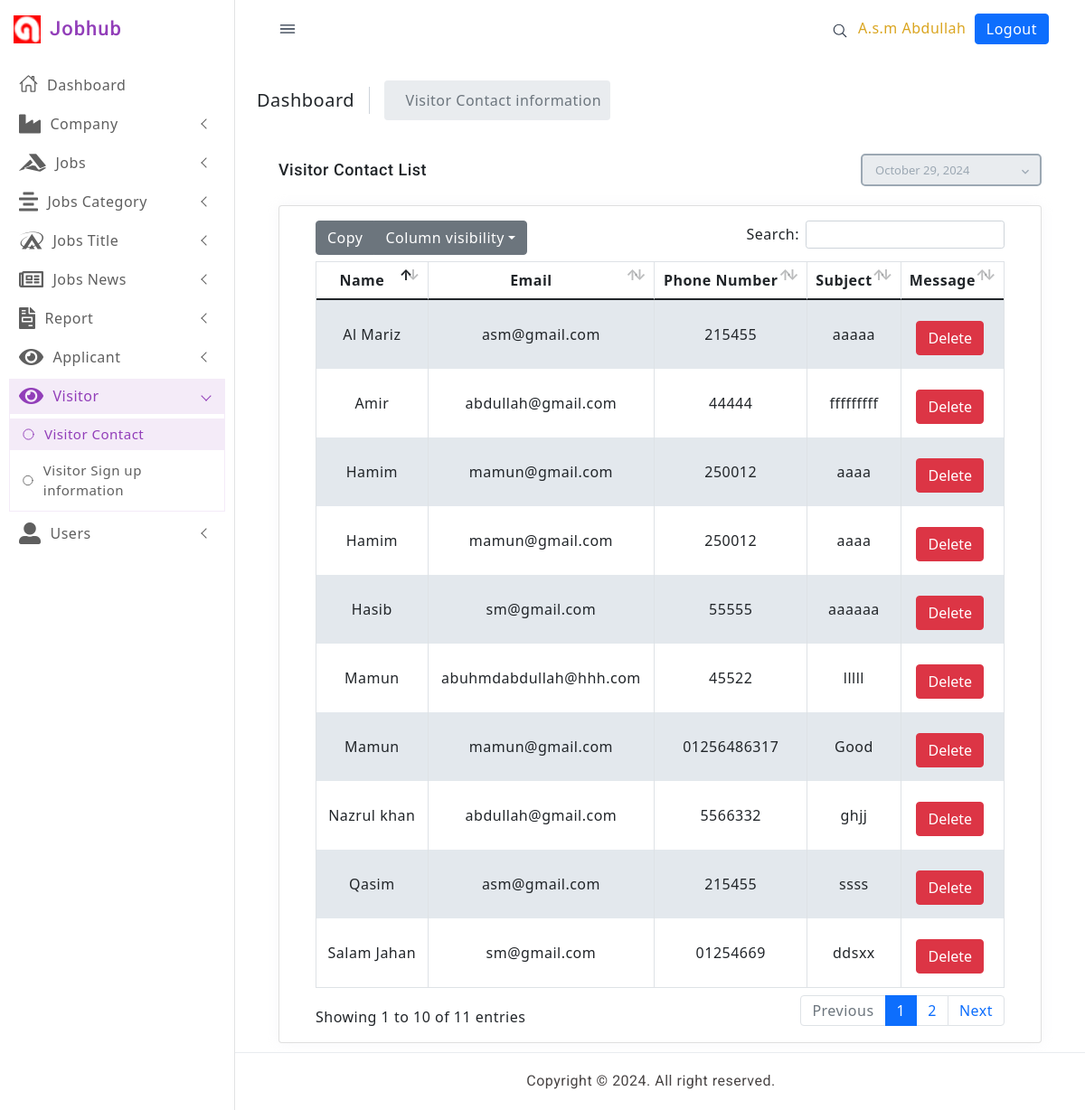
The page /visitor_contact.php (signed in) on the database as committed earlier.
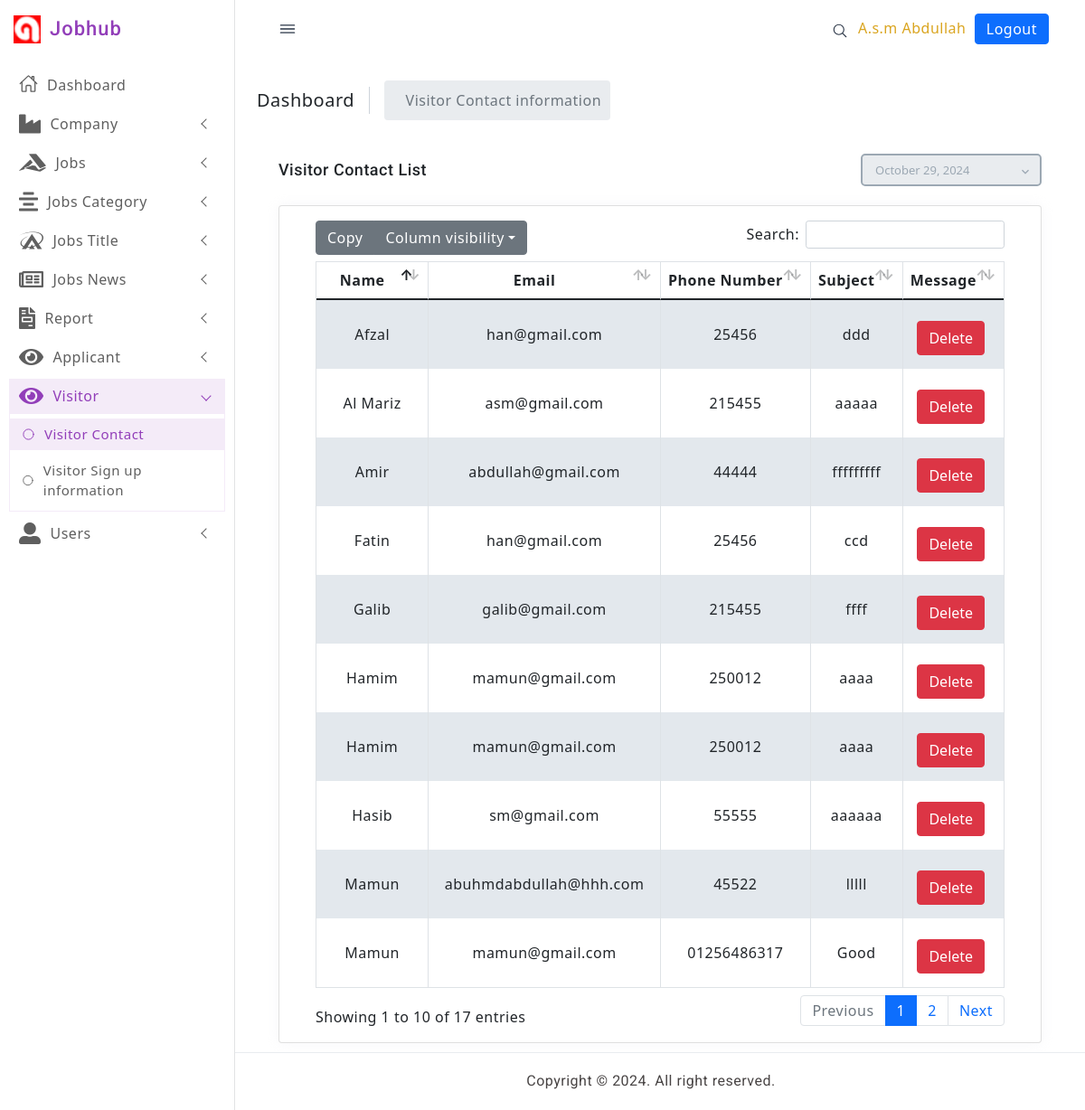
The same page on the database as committed later.
### tables this page shows
CREATE TABLE `contact` (
  `id` int(11) NOT NULL,
  `name` varchar(100) NOT NULL,
  `email` varchar(100) NOT NULL,
  `number` varchar(100) NOT NULL,
  `subject` varchar(100) NOT NULL,
  `massage` varchar(100) NOT NULL
);

### visitor_contact.php (the view, shortened to what the changed rows need)
<?php
require('connection.php');
	$user_first_name = $_SESSION['user_first_name'];
	$user_last_name = $_SESSION['user_last_name'];
	if(!empty($user_first_name) && !empty($user_last_name) ){
?>
<!doctype html>
<html lang="en">
<head>
  <link href="assets/css/pace.min.css" rel="stylesheet" />
  <link href="assets/plugins/simplebar/css/simplebar.css" rel="stylesheet" />
  <link href="assets/plugins/perfect-scrollbar/css/perfect-scrollbar.css" rel="stylesheet" />
  <link href="assets/plugins/metismenu/css/metisMenu.min.css" rel="stylesheet" />
  <link href="assets/css/bootstrap.min.css" rel="stylesheet">
  <link href="assets/css/bootstrap-extended.css" rel="stylesheet">
  <link href="assets/css/style.css" rel="stylesheet">
  <link href="assets/css/icons.css" rel="stylesheet">
  <link href="assets/css/dark-theme.css" rel="stylesheet" />
  <link href="assets/css/semi-dark.css" rel="stylesheet" />
  <link href="assets/css/header-colors.css" rel="stylesheet" />
  <link href="plugins/bootstrap-datepicker/css/bootstrap-datepicker.min.css" rel="stylesheet">
<link href="plugins/datatables/dataTables.bootstrap4.min.css" rel="stylesheet" type="text/css" />
<link href="plugins/datatables/buttons.bootstrap4.min.css" rel="stylesheet" type="text/css" />
<link href="plugins/datatables/responsive.bootstrap4.min.css" rel="stylesheet" type="text/css" />
<link href="ass/css/bootstrap.min.css" rel="stylesheet" type="text/css">
<link href="ass/css/metismenu.min.css" rel="stylesheet" type="text/css">
<link href="ass/css/icons.css" rel="stylesheet" type="text/css">
<link href="ass/css/style.css" rel="stylesheet" type="text/css">
  <link href="https://cdn.jsdelivr.net/npm/bootstrap@5.0.2/dist/css/bootstrap.min.css" rel="stylesheet">
		<link rel="stylesheet" href="https://pro.fontawesome.com/releases/v5.10.0/css/all.css"/>
</head>
<body>
  <div class="wrapper">
    <?php require_once "include/leftbar.php" ?>
    <?php require_once "include/topbar.php" ?>
    <div class="page-content-wrapper">
      <div class="page-content">
        <div class="page-breadcrumb d-none d-sm-flex align-items-center mb-3">
          <div class="breadcrumb-title pe-3">Dashboard</div>
          <div class="ps-3">
            <nav aria-label="breadcrumb">
              <ol class="breadcrumb mb-0 p-0 align-items-center">
                <li class="breadcrumb-item active" aria-current="page" style="padding: 10px;">Visitor Contact information</li>
              </ol>
            </nav>
          </div>
        </div>
<div class="container-fluid">
                    <div class="page-title-box">
                        <div class="row align-items-center ">
                            <div class="col-md-8">
                                <div class="page-title-box">
                                    <h4 class="page-title">Visitor Contact List</h4>
                                </div>
                            </div>
                            <div class="col-md-4">
                                <div class="float-right d-none d-md-block app-datepicker">
                                    <input type="text" class="form-control" data-date-format="MM dd, yyyy" readonly="readonly" id="datepicker">
                                    <i class="mdi mdi-chevron-down mdi-drop"></i>
                                </div>
                            </div>
                        </div>
                    </div>
                    <div class="row">
                        <div class="col-12">
                            <div class="card">
                                <div class="card-body">
                                <?php
								$sql = "SELECT * FROM contact";
								$query = $conn->query($sql);
                                ?>
                                    <table id="datatable-buttons" class="table table-striped table-bordered dt-responsive nowrap" style="border-collapse: collapse; border-spacing: 0; width: 100%;">
                                        <thead>
                                            <tr style="text-align:center">
                                            <th>Name</th>
                                        <th>Email</th>
                                        <th>Phone Number</th>
                                        <th>Subject</th>
                                        <th>Message</th>
                                            </tr>
                                        </thead>
                                        <tbody>
                                        <?php while($data = mysqli_fetch_assoc($query)){ ?>
                                            <tr style="text-align:center">
                                            <td ><?php echo $data['name'] ?></td>
											<td><?php echo $data['email'] ?></td>
											<td><?php echo $data['number'] ?></td>
                                            <td><?php echo $data['massage'] ?></td>
                                                <td>
                                                    <div class="button-items">
                                                <a onclick="return confirm('Are you sure to delete?')" href='delete_contact.php?id=<?php echo $data['id'] ?>'><input class="btn btn-danger" type="reset" value="Delete"></a>
                                                </div>
                                            </td>
                                            </tr>
                                        <?php  } ?>
                                        </tbody>
                                    </table>
                                </div>
                            </div>
                        </div>
                    </div>
                </div>
                </div>
                </div>
                </div>
   <?php require_once "include/footer.php" ?>
</body>
</html>
<?php
}else{
	header('location:login.php');
}
 ?>

Rows that differ between the two databases and show on the page:
no longer on this page (row unchanged): contact: name "Nazrul khan", email "abdullah@gmail.com", number "5566332", massage "ghjj"
no longer on this page (row unchanged): contact: name "Salam Jahan", email "sm@gmail.com", number "01254669", massage "ddsxx"
no longer on this page (row unchanged): contact: name "Qasim", email "asm@gmail.com", number "215455", massage "ssss"
added contact: name "Galib", email "galib@gmail.com", number "215455", massage "ffff"
added contact: name "Fatin", email "han@gmail.com", number "25456", massage "ccd"
added contact: name "Afzal", email "han@gmail.com", number "25456", massage "ddd"
Other text that changed with them:
text written by a page script: "Copy Column visibility Search: Showing 1 to 10 of 11 entries Previous 1 2 Next" → "Copy Column visibility Search: Showing 1 to 10 of 17 entries Previous 1 2 Next"
